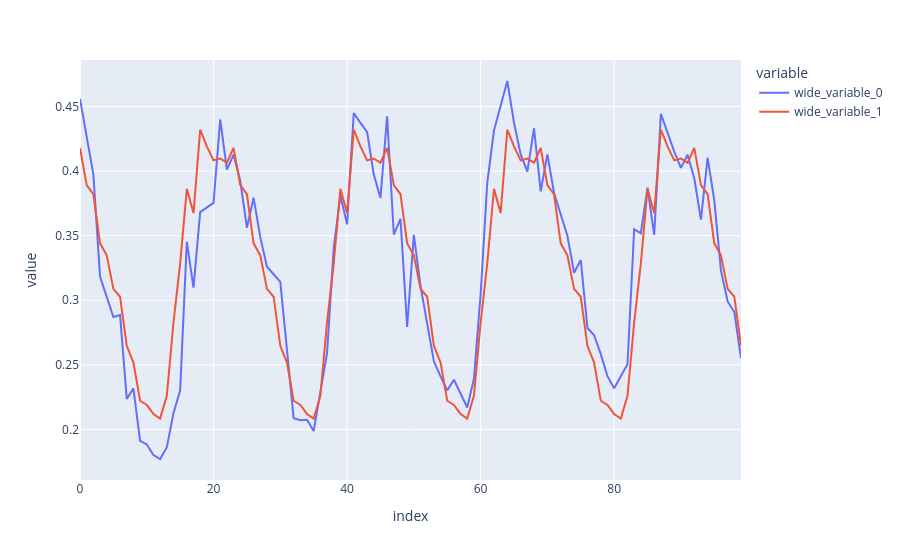

The code cell stored with this chart in its notebook:
### Code cell
import plotly.express as px


fig = px.line(y=[trainData, reco])
fig.show()
